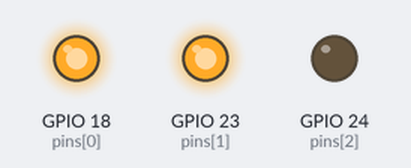
Recording of a program running on a simulated Raspberry Pi (BCM pin numbers). Shown: output pins drawn as LEDs (lit = HIGH). Random numbers come from a fixed seed. At 10.0 s the program stops and its outputs stay as they are.

Above: at 0.5 s.
At 1.5 s:
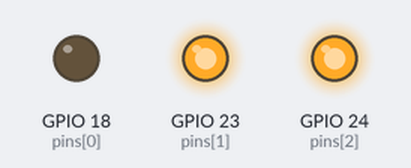
At 1.85 s:
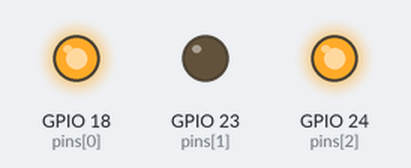
At 6.0 s:
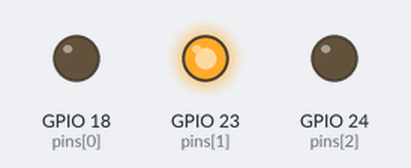
At 8.2 s:
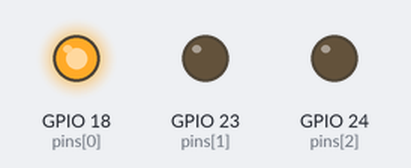
At 10.1 s:
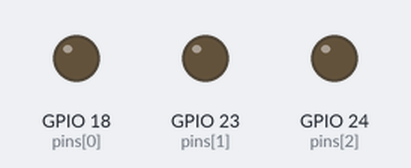
Timing chart, 0 to 11.5 s (numbered marks = the images above):
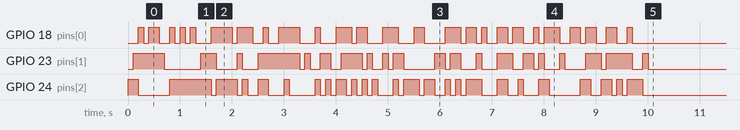

Measured:
- by itself, GPIO 18 (pins[0]): LOW → HIGH at 0.20 s, → LOW 0.10 s later, → HIGH 0.10 s later, → LOW 0.20 s later, … (50 changes in this stretch)
- by itself, GPIO 23 (pins[1]): LOW → HIGH at 0.10 s, → LOW 0.60 s later, → HIGH 0.70 s later, → LOW 0.30 s later, … (40 changes in this stretch)
- by itself, GPIO 24 (pins[2]): LOW → HIGH at 0.00 s, → LOW 0.20 s later, → HIGH 0.60 s later, → LOW 0.80 s later, … (50 changes in this stretch)

The program:

blinky.py
```python
#!/usr/bin/sudo python

import wiringpi2 as wiringpi
import random
import time
import sys

# set up wiringPi with GPIO numbering of pins
wiringpi.wiringPiSetupGpio()

pins = [18, 23, 24]
unused_pin = 17

random.seed()

# setup pins for output
for pin in pins:
  wiringpi.pinMode(pin, 1) # 1 = output

# turn LEDs off at exit
import atexit
def exit_handler():
  for pin in pins:
    wiringpi.digitalWrite(pin, 0)
atexit.register(exit_handler)

# light the pins randomly
num_cycles = int(sys.argv[1])*10 if len(sys.argv) > 1 else 100
for i in range(0, num_cycles):
  for pin in pins:
    wiringpi.digitalWrite(pin, random.randint(0,1))
  time.sleep(0.1)

# turn them all off
for pin in pins:
  wiringpi.digitalWrite(pin, 0)
```
